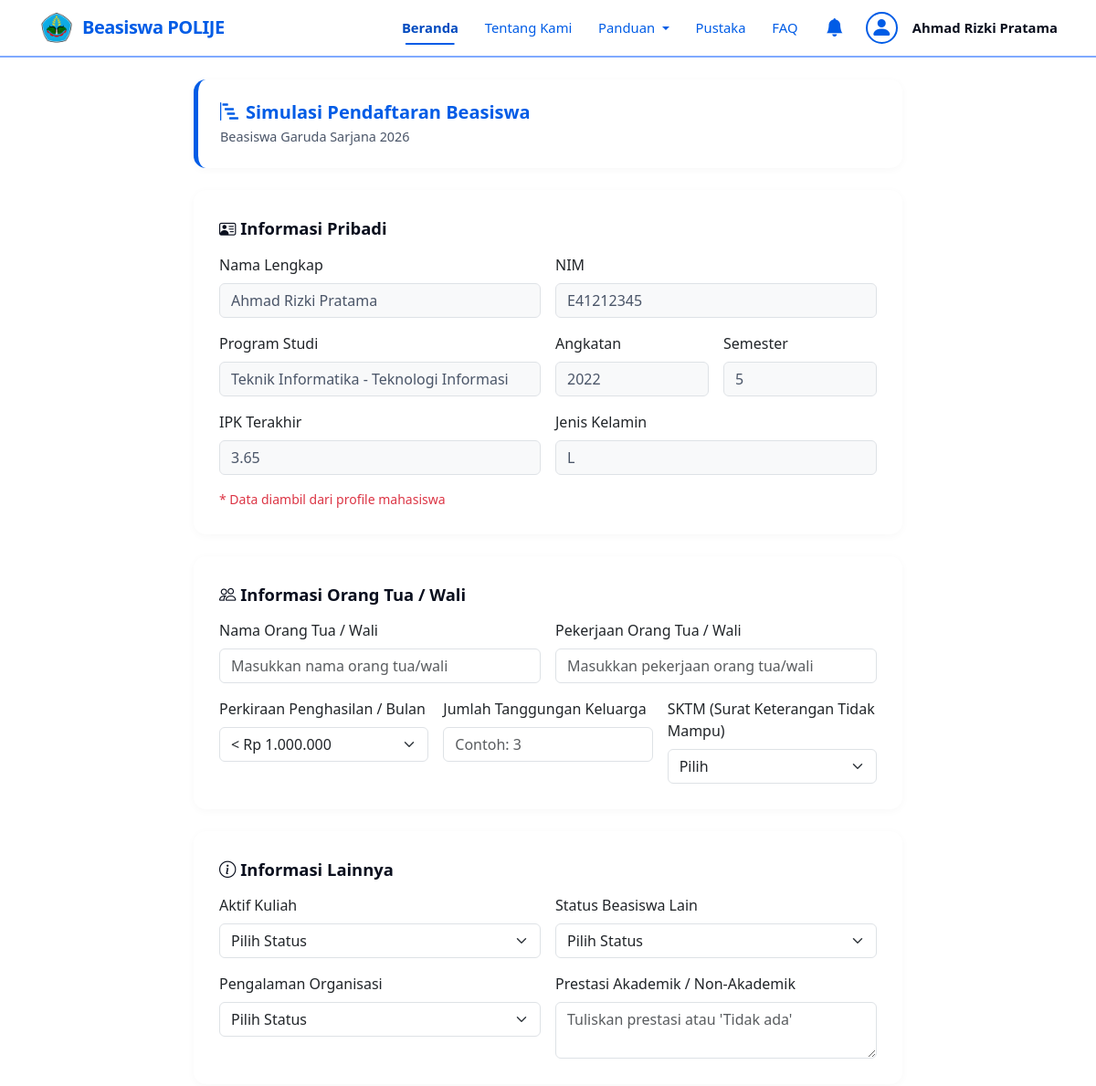
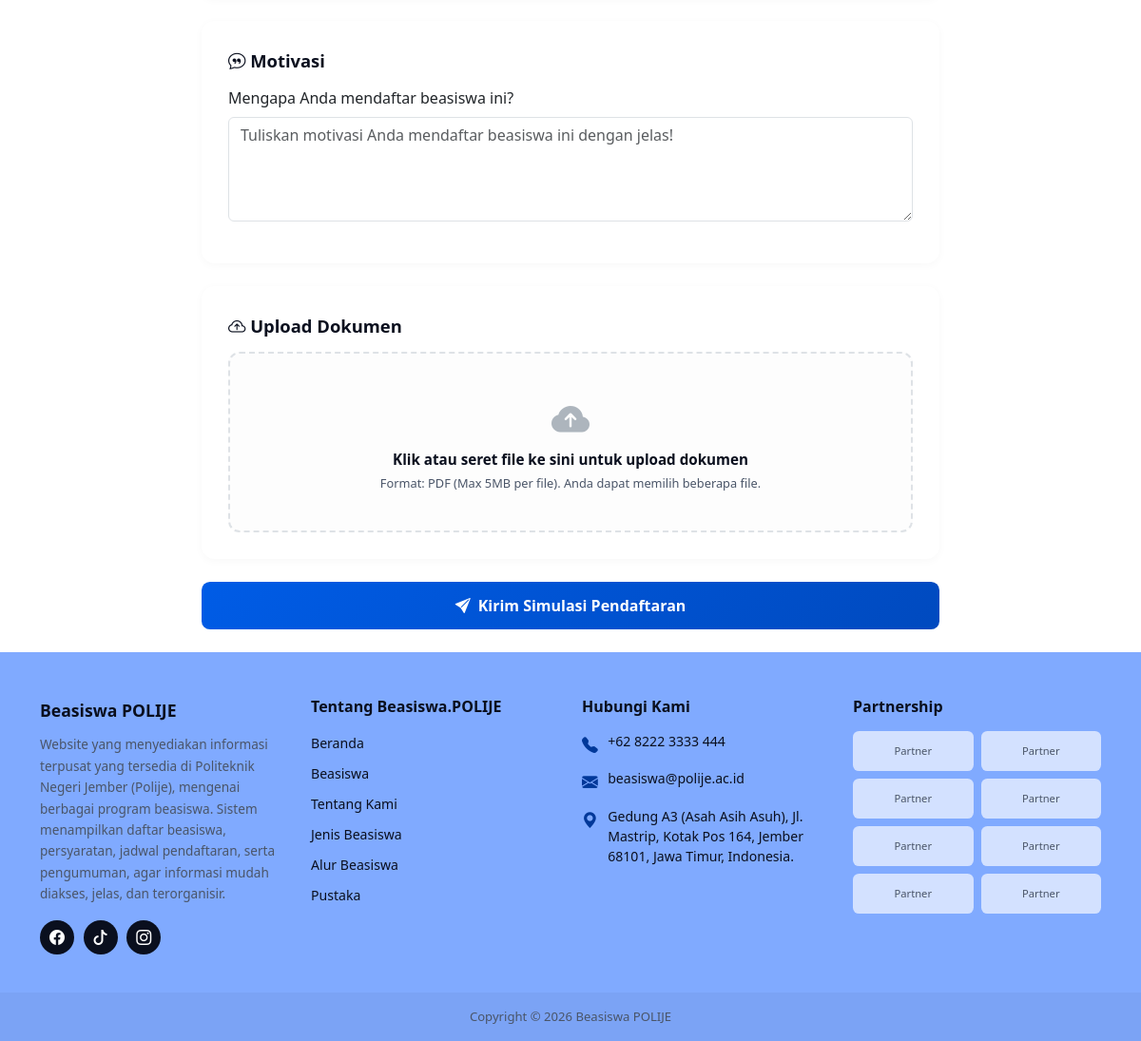
Page /public/frontend/mahasiswa/simulasi.php?id_beasiswa=17 (signed in) on the committed database (2 pictures, top to bottom).
### tables this page shows
CREATE TABLE `beasiswa` (
  `id_beasiswa` int NOT NULL AUTO_INCREMENT,
  `nama_beasiswa` varchar(200) NOT NULL,
  `nama_penyelenggara` varchar(150) NOT NULL,
  `deskripsi_singkat` varchar(500) NOT NULL,
  `deskripsi_lengkap` text NOT NULL,
  `informasi_beasiswa` text NOT NULL,
  `link_pendaftaran` varchar(500) NOT NULL,
  `poster_url` varchar(500) NOT NULL,
  `tgl_buka` date NOT NULL,
  `tgl_tutup` date NOT NULL,
  `status_pendaftaran` enum('belum_dibuka','dibuka','ditutup') NOT NULL,
  `status_verifikasi` enum('pending','terverifikasi','ditolak') NOT NULL DEFAULT 'pending',
  `upload_at` timestamp NOT NULL DEFAULT CURRENT_TIMESTAMP,
  `id_mitra` int DEFAULT NULL,
  `id_admin` int DEFAULT NULL,
  `alasan_penolakan` text,
  PRIMARY KEY (`id_beasiswa`),
  KEY `fk_beasiswa_mitra` (`id_mitra`),
  KEY `fk_beasiswa_admin` (`id_admin`),
  CONSTRAINT `fk_beasiswa_admin` FOREIGN KEY (`id_admin`) REFERENCES `admin` (`id_admin`) ON DELETE SET NULL ON UPDATE CASCADE,
  CONSTRAINT `fk_beasiswa_mitra` FOREIGN KEY (`id_mitra`) REFERENCES `mitra` (`id_mitra`) ON DELETE SET NULL ON UPDATE CASCADE
);

CREATE TABLE `mahasiswa` (
  `id_mahasiswa` int NOT NULL AUTO_INCREMENT,
  `NIM` varchar(20) NOT NULL,
  `nama` varchar(100) NOT NULL,
  `id_prodi` int NOT NULL,
  `semester` tinyint unsigned NOT NULL,
  `angkatan` year NOT NULL,
  `IPK` decimal(3,2) NOT NULL,
  `jenis_kelamin` enum('L','P') NOT NULL,
  `email` varchar(150) NOT NULL,
  `password` varchar(255) NOT NULL,
  `role` enum('mahasiswa') NOT NULL DEFAULT 'mahasiswa',
  PRIMARY KEY (`id_mahasiswa`),
  UNIQUE KEY `NIM` (`NIM`),
  UNIQUE KEY `email` (`email`),
  KEY `fk_mahasiswa_prodi` (`id_prodi`),
  CONSTRAINT `fk_mahasiswa_prodi` FOREIGN KEY (`id_prodi`) REFERENCES `prodi` (`id_prodi`) ON DELETE RESTRICT ON UPDATE CASCADE
);

CREATE TABLE `prodi` (
  `id_prodi` int NOT NULL AUTO_INCREMENT,
  `nama_prodi` varchar(100) NOT NULL,
  `nama_jurusan` varchar(100) NOT NULL,
  PRIMARY KEY (`id_prodi`)
);

### classes/Beasiswa.php (called while the page is built, shortened)
<?php
class Beasiswa
{
    private mysqli $db;
    public function __construct(mysqli $db)
    {
        $this->db = $db;
    }
    public function getById(int $id): array|false
    {
        $sql = "SELECT b.*, " . self::STATUS_SQL . ",
                COALESCE(m.nama_mitra, a.nama_admin) AS nama_uploader,
                (SELECT GROUP_CONCAT(t.nama_tag SEPARATOR ', ') FROM beasiswa_tag bt JOIN tag t ON bt.id_tag = t.id_tag WHERE bt.id_beasiswa = b.id_beasiswa) AS tag_names
                FROM beasiswa b
                LEFT JOIN mitra m ON b.id_mitra = m.id_mitra
                LEFT JOIN admin a ON b.id_admin = a.id_admin
                WHERE b.id_beasiswa = ?";
        $stmt = $this->db->prepare($sql);
        $stmt->bind_param('i', $id);
        $stmt->execute();
        $row = $stmt->get_result()->fetch_assoc();
        return $row ?: false;
    }
}

### helpers/Session.php (called while the page is built, shortened)
<?php
class Session
{
    public static function get(string $key): mixed
    {
        return $_SESSION[$key] ?? null;
    }
    public static function getId(): ?int
    {
        $id = self::get('id');
        return $id !== null ? (int) $id : null;
    }
}

### classes/User.php (called while the page is built, shortened)
<?php
abstract class User
{
    public function __construct(mysqli $db)
    {
        $this->db = $db;
    }
}

### classes/Mahasiswa.php (called while the page is built, shortened)
<?php
require_once __DIR__ . '/User.php';
class Mahasiswa extends User
{
    public function getById(int $id): array|false
    {
        $stmt = $this->db->prepare("SELECT * FROM mahasiswa WHERE id_mahasiswa = ?");
        $stmt->bind_param('i', $id);
        $stmt->execute();
        $result = $stmt->get_result();
        $row = $result->fetch_assoc();
        return $row ?: false;
    }
}

### classes/Prodi.php (called while the page is built, shortened)
<?php
class Prodi
{
    private mysqli $db;
    public function __construct(mysqli $db)
    {
        $this->db = $db;
    }
    public function getAll(): array
    {
        $result = $this->db->query("SELECT * FROM prodi ORDER BY nama_jurusan ASC, nama_prodi ASC");
        return $result->fetch_all(MYSQLI_ASSOC);
    }
}

### public/frontend/mahasiswa/simulasi.php (the view, shortened to what this page needs)
<?php
require_once CONFIG_PATH . 'Database.php';
require_once HELPERS_PATH . 'Session.php';
require_once CLASSES_PATH . 'Beasiswa.php';
require_once CLASSES_PATH . 'Mahasiswa.php';
require_once CLASSES_PATH . 'Prodi.php';
$db = Database::getInstance()->getConnection();
$id_beasiswa = (int) ($_GET['id_beasiswa'] ?? 0);
$beasiswa = (new Beasiswa($db))->getById($id_beasiswa);
$mahasiswa = (new Mahasiswa($db))->getById(Session::getId());
$listProdi = (new Prodi($db))->getAll();
require_once __DIR__ . '/../layout/header.php';
require_once __DIR__ . '/../layout/navbar-mahasiswa.php';
?>
<div class="container py-4" style="max-width: 800px;">
    <div class="simulasi-header">
        <h2><i class="bi bi-bar-chart-steps"></i> Simulasi Pendaftaran Beasiswa</h2>
        <p><?= htmlspecialchars($beasiswa['nama_beasiswa']) ?></p>
    </div>
    <form action="<?= BASE_URL ?>/backend/simulasi/store.php" method="POST" enctype="multipart/form-data">
        <div class="form-section">
            <div class="section-title"><i class="bi bi-person-vcard"></i> Informasi Pribadi</div>
            <div class="row g-3">
                <div class="col-md-6">
                    <label class="form-label">Nama Lengkap</label>
                    <input type="text" class="form-control" value="<?= htmlspecialchars($mahasiswa['nama']) ?>"
                        readonly>
                </div>
                <div class="col-md-6">
                    <label class="form-label">NIM</label>
                    <input type="text" class="form-control"
                        value="<?= htmlspecialchars((string) ($mahasiswa['NIM'] ?? '')) ?>" readonly>
                </div>
                <div class="col-md-6">
                    <label class="form-label">Program Studi</label>
                    <?php
                    $namaProdi = 'Tidak diketahui';
                    foreach ($listProdi as $p) {
                        if ($p['id_prodi'] == $mahasiswa['id_prodi']) {
                            $namaProdi = $p['nama_prodi'] . ' - ' . ($p['nama_jurusan'] ?? '');
                            break;
                        }
                    }
                    ?>
                    <input type="text" class="form-control" value="<?= htmlspecialchars($namaProdi) ?>" readonly>
                </div>
                <div class="col-md-3">
                    <label class="form-label">Angkatan</label>
                    <input type="text" class="form-control"
                        value="<?= htmlspecialchars((string) ($mahasiswa['angkatan'] ?? '-')) ?>" readonly>
                </div>
                <div class="col-md-3">
                    <label class="form-label">Semester</label>
                    <input type="text" class="form-control"
                        value="<?= htmlspecialchars((string) ($mahasiswa['semester'] ?? '-')) ?>" readonly>
                </div>
                <div class="col-md-6">
                    <label class="form-label">IPK Terakhir</label>
                    <input type="text" class="form-control"
                        value="<?= htmlspecialchars((string) ($mahasiswa['IPK'] ?? '-')) ?>" readonly>
                </div>
                <div class="col-md-6">
                    <label class="form-label">Jenis Kelamin</label>
                    <input type="text" class="form-control"
                        value="<?= htmlspecialchars(ucfirst($mahasiswa['jenis_kelamin'] ?? '-')) ?>" readonly>
                </div>
                <small class="text-danger">* Data diambil dari profile mahasiswa</small>
            </div>
        </div>
        <div class="form-section">
            <div class="section-title"><i class="bi bi-people"></i> Informasi Orang Tua / Wali</div>
            <div class="row g-3">
                <div class="col-md-6">
                    <label class="form-label">Nama Orang Tua / Wali</label>
                    <input type="text" name="nama_ortu" class="form-control" placeholder="Masukkan nama orang tua/wali"
                        required>
                </div>
                <div class="col-md-6">
                    <label class="form-label">Pekerjaan Orang Tua / Wali</label>
                    <input type="text" name="pekerjaan_ortu" class="form-control"
                        placeholder="Masukkan pekerjaan orang tua/wali" required>
                </div>
                <div class="col-md-4">
                    <label class="form-label">Perkiraan Penghasilan / Bulan</label>
                    <select class="form-select" name="penghasilan_ortu" required>
                        <option value="500000">&lt; Rp 1.000.000</option>
                    </select>
                </div>
                <div class="col-md-4">
                    <label class="form-label">Jumlah Tanggungan Keluarga</label>
                    <input type="number" class="form-control" name="tanggungan_ortu" placeholder="Contoh: 3" min="1"
                        required>
                </div>
                <div class="col-md-4">
                    <label class="form-label">SKTM (Surat Keterangan Tidak Mampu)</label>
                    <select class="form-select" name="sktm" required>
                        <option value="" disabled selected>Pilih</option>
                    </select>
                </div>
            </div>
        </div>
        <div class="form-section">
            <div class="section-title"><i class="bi bi-info-circle"></i> Informasi Lainnya</div>
            <div class="row g-3">
                <div class="col-md-6">
                    <label class="form-label">Aktif Kuliah</label>
                    <select class="form-select" name="aktif_kuliah" required>
                        <option value="" disabled selected>Pilih Status</option>
                    </select>
                </div>
                <div class="col-md-6">
                    <label class="form-label">Status Beasiswa Lain</label>
                    <select class="form-select" name="status_beasiswa_lain" required>
                        <option value="" disabled selected>Pilih Status</option>
                    </select>
                </div>
                <div class="col-md-6">
                    <label class="form-label">Pengalaman Organisasi</label>
                    <select class="form-select" name="ikut_organisasi" required>
                        <option value="" disabled selected>Pilih Status</option>
                    </select>
                </div>
                <div class="col-md-6">
                    <label class="form-label">Prestasi Akademik / Non-Akademik</label>
                    <textarea class="form-control" rows="2" name="prestasi"
                        placeholder="Tuliskan prestasi atau 'Tidak ada'"></textarea>
                </div>
            </div>
        </div>
        <div class="form-section">
            <div class="section-title"><i class="bi bi-chat-quote"></i> Motivasi</div>
            <div class="mb-3">
                <label class="form-label">Mengapa Anda mendaftar beasiswa ini?</label>
                <textarea class="form-control" name="motivasi" rows="4"
                    placeholder="Tuliskan motivasi Anda mendaftar beasiswa ini dengan jelas!" required></textarea>
            </div>
        </div>
        <div class="form-section">
            <div class="section-title"><i class="bi bi-cloud-arrow-up"></i> Upload Dokumen</div>
            <div class="upload-area" onclick="document.getElementById('file-upload').click()">
                <i class="bi bi-cloud-arrow-up-fill upload-icon"></i>
                <div class="upload-text">Klik atau seret file ke sini untuk upload dokumen</div>
                <div class="upload-hint">Format: PDF (Max 5MB per file). Anda dapat memilih beberapa file.</div>
            </div>
        </div>
        <button type="submit" class="btn-submit">
            <i class="bi bi-send-fill"></i> Kirim Simulasi Pendaftaran
        </button>
    </form>
</div>
<?php
require_once __DIR__ . '/../layout/footer.php';
?>

### public/assets/css/style.css (style rules this page uses)
:root { --color-primary: #005CE6; --color-primary-dark: #004ABF; --color-secondary: #003899; --color-light: #80AAFF; --color-lighter: #CCE0FF; --color-text: #0A0F1E; --color-text-muted: #4A5568; --color-white: #ffffff; --color-dark: #001566; --sidebar-width: 260px; }
html, body { overflow-x: hidden; }
.section-title { font-weight: 700; font-size: 1.15rem; color: var(--color-text); margin-bottom: .85rem; }
.simulasi-header { background: #fff; border-radius: .85rem; padding: 1.5rem; margin-bottom: 1.5rem; box-shadow: 0 2px 10px rgba(0, 0, 0, .03); border-left: 5px solid var(--color-primary); }
.simulasi-header h2 { font-weight: 700; font-size: 1.25rem; color: var(--color-primary); margin-bottom: .25rem; display: flex; align-items: center; gap: .5rem; }
.simulasi-header p { color: var(--color-text-muted); font-size: .9rem; margin-bottom: 0; }
.form-section { background: #fff; border-radius: .85rem; padding: 1.75rem; margin-bottom: 1.5rem; box-shadow: 0 2px 10px rgba(0, 0, 0, .03); }
.upload-area { border: 2px dashed #dee2e6; border-radius: .75rem; padding: 2.5rem 1rem; text-align: center; background: #fdfdfd; transition: .2s; cursor: pointer; }
.upload-icon { font-size: 2.5rem; color: #adb5bd; margin-bottom: .5rem; }
.upload-text { font-size: .95rem; font-weight: 600; color: var(--color-text); margin-bottom: .25rem; }
.upload-hint { font-size: .8rem; color: var(--color-text-muted); }
.btn-submit { background: linear-gradient(135deg, var(--color-primary), var(--color-primary-dark)); color: #fff; border: none; border-radius: .55rem; padding: .8rem; font-weight: 700; font-size: 1rem; width: 100%; transition: .2s; display: flex; justify-content: center; align-items: center; gap: .5rem; }
.form-control[readonly] { background-color: #f8f9fa; color: var(--color-text-muted); cursor: not-allowed; }

### rows in the picture
beasiswa: nama_beasiswa "Beasiswa Garuda Sarjana 2026"
mahasiswa: nama "Ahmad Rizki Pratama", NIM "E41212345", angkatan "2022", semester "5", IPK "3.65", jenis_kelamin "L"
prodi: nama_prodi+nama_jurusan "Teknik Informatika - Teknologi Informasi"

### other values in the picture
$userName "Ahmad Rizki Pratama"
